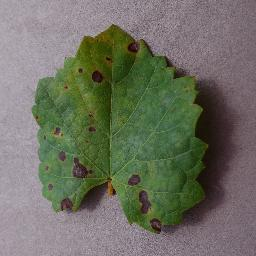
#> input picture photo/grape_black_rot.jpg, 256 x 256 px
$ python -i image_preprocessing.py   (imports and definitions only)
#> lines starting #> are read from the running program, lines starting #| are printed output that depends on the picture; after the words box and inside, x2 and y2 are one past the last pixel; in counts of white or black regions, pixels touching at a corner belong together
# module tiền xử lí ảnh cho pipeline nhận diện bệnh cây
# module này xử lí tách nền/lá bằng các kĩ thuật opencv như:
# - grabcut để tách foreground
# - tìm contour để lấy biên lá
# - tạo mask để xoá nền
# mục tiêu là cô lập vùng lá khỏi nền để giảm nhiễu
from __future__ import annotations

from dataclasses import dataclass
from typing import Optional, Tuple
import io

import numpy as np
from PIL import Image

try:
    import cv2
    CV2_AVAILABLE = True
except ImportError:
    CV2_AVAILABLE = False


@dataclass
class PreprocessingResult:
    # kết quả tiền xử lí ảnh
    processed_image: Image.Image
    mask: Optional[np.ndarray] = None
    contour_points: Optional[np.ndarray] = None
    preprocessing_applied: str = "none"


class ImagePreprocessor:
    # tiền xử lí ảnh bằng opencv để tách vùng lá
    # pipeline:
    # 1) grabcut để tách foreground/background
    # 2) refine mask bằng phép biến đổi hình thái
    # 3) lấy contour biên lá
    # 4) áp mask lên ảnh gốc

    DEFAULT_GRABCUT_ITERATIONS = 5
    DEFAULT_MORPH_KERNEL_SIZE = 5

    def __init__(
        self,
        grabcut_iterations: int = DEFAULT_GRABCUT_ITERATIONS,
        morph_kernel_size: int = DEFAULT_MORPH_KERNEL_SIZE,
        use_green_mask: bool = True,
    ):
        # khởi tạo preprocessor
        # grabcut_iterations: số vòng lặp cho grabcut
        # morph_kernel_size: kích thước kernel cho phép hình thái
        # use_green_mask: có dùng mask màu xanh làm gợi ý bổ sung hay không
        if not CV2_AVAILABLE:
            raise ImportError(
                "OpenCV (cv2) is required for image preprocessing. "
                "Install it with: pip install opencv-python"
            )

        self.grabcut_iterations = grabcut_iterations
        self.morph_kernel_size = morph_kernel_size
        self.use_green_mask = use_green_mask

    def _pil_to_cv2(self, image: Image.Image) -> np.ndarray:
        # đổi ảnh PIL sang mảng opencv (BGR)
        if image.mode != "RGB":
            image = image.convert("RGB")
        rgb_array = np.array(image)
        return cv2.cvtColor(rgb_array, cv2.COLOR_RGB2BGR)

    def _cv2_to_pil(self, image: np.ndarray) -> Image.Image:
        # đổi mảng opencv (BGR/BGRA) về ảnh PIL
        if len(image.shape) == 3 and image.shape[2] == 3:
            rgb = cv2.cvtColor(image, cv2.COLOR_BGR2RGB)
        elif len(image.shape) == 3 and image.shape[2] == 4:
            rgb = cv2.cvtColor(image, cv2.COLOR_BGRA2RGBA)
            return Image.fromarray(rgb, mode="RGBA")
        else:
            rgb = image
        return Image.fromarray(rgb)

    def _create_initial_mask_from_green(self, image_bgr: np.ndarray) -> np.ndarray:
        # tạo mask khởi tạo dựa trên màu xanh
        # lá cây thường xanh (và có thể vàng/nâu khi bệnh), giúp grabcut hội tụ tốt hơn
        hsv = cv2.cvtColor(image_bgr, cv2.COLOR_BGR2HSV)

        # Green color range in HSV
        # Hue: 35-85 (green range), Saturation: 40-255, Value: 40-255
        lower_green = np.array([25, 30, 30])
        upper_green = np.array([95, 255, 255])

        green_mask = cv2.inRange(hsv, lower_green, upper_green)

        # Also include some brown/yellow for diseased leaves
        lower_yellow = np.array([15, 30, 30])
        upper_yellow = np.array([35, 255, 255])
        yellow_mask = cv2.inRange(hsv, lower_yellow, upper_yellow)

        # Combine masks
        combined_mask = cv2.bitwise_or(green_mask, yellow_mask)

        # Clean up with morphological operations
        kernel = cv2.getStructuringElement(
            cv2.MORPH_ELLIPSE,
            (self.morph_kernel_size, self.morph_kernel_size)
        )
        combined_mask = cv2.morphologyEx(combined_mask, cv2.MORPH_CLOSE, kernel)
        combined_mask = cv2.morphologyEx(combined_mask, cv2.MORPH_OPEN, kernel)

        return combined_mask

    def _apply_grabcut(
        self,
        image_bgr: np.ndarray,
        initial_mask: Optional[np.ndarray] = None,
        rect: Optional[Tuple[int, int, int, int]] = None,
    ) -> np.ndarray:
        # chạy grabcut để tách foreground
        # trả về binary mask: foreground=255, background=0
        h, w = image_bgr.shape[:2]

        # Initialize GrabCut mask
        mask = np.zeros((h, w), dtype=np.uint8)

        # Background and foreground models (required by GrabCut)
        bgd_model = np.zeros((1, 65), np.float64)
        fgd_model = np.zeros((1, 65), np.float64)

        if initial_mask is not None and self.use_green_mask:
            # Use color-based mask as initialization
            # GrabCut mask values:
            # 0: sure background, 1: sure foreground
            # 2: probable background, 3: probable foreground
            mask[initial_mask == 0] = cv2.GC_PR_BGD  # probable background
            mask[initial_mask > 0] = cv2.GC_PR_FGD   # probable foreground

            # Set margins as definite background
            margin = 10
            mask[:margin, :] = cv2.GC_BGD
            mask[-margin:, :] = cv2.GC_BGD
            mask[:, :margin] = cv2.GC_BGD
            mask[:, -margin:] = cv2.GC_BGD

            mode = cv2.GC_INIT_WITH_MASK
            rect = None
        else:
            # Use rectangle mode if no initial mask
            if rect is None:
                # Use center rectangle covering 80% of image
                margin_x = int(w * 0.1)
                margin_y = int(h * 0.1)
                rect = (margin_x, margin_y, w - 2 * margin_x, h - 2 * margin_y)
            mode = cv2.GC_INIT_WITH_RECT

        try:
            cv2.grabCut(
                image_bgr,
                mask,
                rect,
                bgd_model,
                fgd_model,
                self.grabcut_iterations,
                mode
            )
        except cv2.error:
            # GrabCut failed, return full image mask
            return np.ones((h, w), dtype=np.uint8) * 255

        # Create binary mask from GrabCut result
        # Foreground if definitely foreground (1) or probably foreground (3)
        binary_mask = np.where(
            (mask == cv2.GC_FGD) | (mask == cv2.GC_PR_FGD),
            255,
            0
        ).astype(np.uint8)

        return binary_mask

    def _refine_mask(self, mask: np.ndarray) -> np.ndarray:
        # refine mask bằng phép biến đổi hình thái
        kernel = cv2.getStructuringElement(
            cv2.MORPH_ELLIPSE,
            (self.morph_kernel_size, self.morph_kernel_size)
        )

        # Close small holes
        refined = cv2.morphologyEx(mask, cv2.MORPH_CLOSE, kernel, iterations=2)

        # Remove small noise
        refined = cv2.morphologyEx(refined, cv2.MORPH_OPEN, kernel, iterations=1)

        return refined

    def _find_largest_contour(self, mask: np.ndarray) -> Optional[np.ndarray]:
        # tìm contour lớn nhất trong mask
        contours, _ = cv2.findContours(
            mask,
            cv2.RETR_EXTERNAL,
            cv2.CHAIN_APPROX_SIMPLE
        )

        if not contours:
            return None

        # Find largest contour by area
        largest = max(contours, key=cv2.contourArea)
        return largest

    def _apply_mask(
        self,
        image_bgr: np.ndarray,
        mask: np.ndarray,
        fill_color: Tuple[int, int, int] = (255, 255, 255)
    ) -> np.ndarray:
        # áp mask lên ảnh, vùng nền sẽ được fill bằng màu chỉ định
        # Create output image with fill color
        result = np.full_like(image_bgr, fill_color)

        # Copy foreground from original image
        result[mask > 0] = image_bgr[mask > 0]

        return result

    def preprocess(
        self,
        image: Image.Image,
        apply_mask: bool = True,
        fill_background: Tuple[int, int, int] = (255, 255, 255),
    ) -> PreprocessingResult:
        # chạy full pipeline để tách vùng lá
        # các bước:
        # 1) chuyển sang opencv
        # 2) tạo mask khởi tạo theo màu
        # 3) chạy grabcut
        # 4) refine mask
        # 5) tìm contour lớn nhất (giả định là lá)
        # 6) áp mask lên ảnh gốc
        image_bgr = self._pil_to_cv2(image)

        # Step 1: Create initial mask from color
        initial_mask = self._create_initial_mask_from_green(image_bgr)

        # Step 2: Apply GrabCut
        grabcut_mask = self._apply_grabcut(image_bgr, initial_mask)

        # Step 3: Refine mask
        refined_mask = self._refine_mask(grabcut_mask)

        # Step 4: Find largest contour
        contour = self._find_largest_contour(refined_mask)

        # If we have a contour, create a clean mask from it
        if contour is not None and cv2.contourArea(contour) > 100:
            h, w = image_bgr.shape[:2]
            contour_mask = np.zeros((h, w), dtype=np.uint8)
            cv2.drawContours(contour_mask, [contour], -1, 255, -1)

            # Use contour mask if it's valid
            final_mask = contour_mask
            contour_points = contour
        else:
            final_mask = refined_mask
            contour_points = None

        # Step 5: Apply mask to image if requested
        if apply_mask:
            # Convert fill color from RGB to BGR
            fill_bgr = (fill_background[2], fill_background[1], fill_background[0])
            result_bgr = self._apply_mask(image_bgr, final_mask, fill_bgr)
            processed_image = self._cv2_to_pil(result_bgr)
            preprocessing_type = "grabcut_masked"
        else:
            processed_image = image
            preprocessing_type = "grabcut_mask_only"

        return PreprocessingResult(
            processed_image=processed_image,
            mask=final_mask,
            contour_points=contour_points,
            preprocessing_applied=preprocessing_type
        )

    def segment_leaf(
        self,
        image: Image.Image,
        return_with_transparent_bg: bool = False
    ) -> Image.Image:
        # hàm gọn để tách lá và trả về ảnh kết quả
        # return_with_transparent_bg=True sẽ trả RGBA với nền trong suốt
        result = self.preprocess(image, apply_mask=True)

        if return_with_transparent_bg and result.mask is not None:
            # Convert to RGBA with transparent background
            image_bgr = self._pil_to_cv2(image)
            image_rgba = cv2.cvtColor(image_bgr, cv2.COLOR_BGR2BGRA)
            image_rgba[:, :, 3] = result.mask  # Set alpha channel
            return self._cv2_to_pil(image_rgba)

        return result.processed_image


def create_preprocessor(
    grabcut_iterations: int = 5,
    morph_kernel_size: int = 5,
    use_green_mask: bool = True,
) -> ImagePreprocessor:
    # factory để tạo ImagePreprocessor
    return ImagePreprocessor(
        grabcut_iterations=grabcut_iterations,
        morph_kernel_size=morph_kernel_size,
        use_green_mask=use_green_mask,
    )

>>> from PIL import Image
>>> picture = Image.open('../../photo/grape_black_rot.jpg')
#> picture is the input picture: PIL image 256x256 RGB; mean R, G, B 109.6, 111.4, 97.5
>>> result = ImagePreprocessor().segment_leaf(picture)
#> in _create_initial_mask_from_green, `hsv = cv2.cvtColor(image_bgr, cv2.COLOR_BGR2HSV)`: hsv: shape (256, 256, 3); mean H, S, V 107.5, 68.7, 119
#> in _create_initial_mask_from_green, `green_mask = cv2.inRange(hsv, lower_green, upper_green)`:
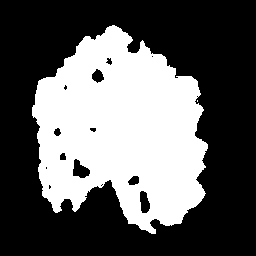
#> green_mask: shape (256, 256); 37.4% white; 2 white regions (1 under 20 px), largest, box (x1, y1, x2, y2) and area: (32, 25, 208, 234) 24488
#> in _create_initial_mask_from_green, `yellow_mask = cv2.inRange(hsv, lower_yellow, upper_yellow)`:
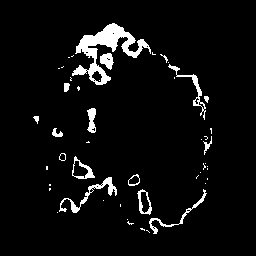
#> yellow_mask: shape (256, 256); 5.2% white; 48 white regions (32 under 20 px), largest, box (x1, y1, x2, y2) and area: (72, 23, 151, 85) 1496, (59, 177, 117, 213) 361, (168, 64, 206, 120) 256
#> in _create_initial_mask_from_green, `combined_mask = cv2.bitwise_or(green_mask, yellow_mask)`: combined_mask: shape (256, 256); 38.8% white; 12 white regions (10 under 20 px), largest, box (x1, y1, x2, y2) and area: (32, 23, 212, 234) 25364, (204, 96, 209, 103) 24
#> in _create_initial_mask_from_green, `combined_mask = cv2.morphologyEx(combined_mask, cv2.MORPH_CLOSE, kernel)`:
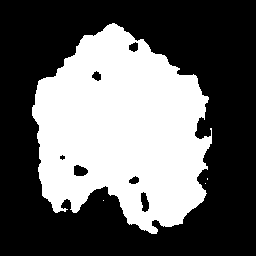
#> combined_mask: shape (256, 256); 39.3% white; 4 white regions (3 under 20 px), largest, box (x1, y1, x2, y2) and area: (32, 23, 212, 234) 25736
#> in _create_initial_mask_from_green, `combined_mask = cv2.morphologyEx(combined_mask, cv2.MORPH_OPEN, kernel)`:
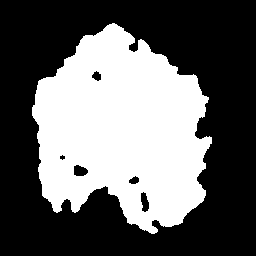
#> combined_mask: shape (256, 256); 39.2% white; 1 white region, box (x1, y1, x2, y2) and area: (32, 23, 212, 234) 25661
#> in preprocess, `grabcut_mask = self._apply_grabcut(image_bgr, initial_mask)`:
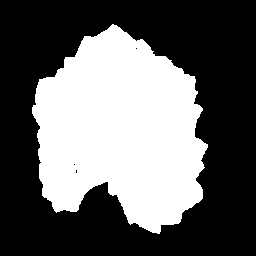
#> grabcut_mask: shape (256, 256); 38.9% white; 1 white region, box (x1, y1, x2, y2) and area: (32, 24, 208, 234) 25476
#> in _refine_mask, `refined = cv2.morphologyEx(mask, cv2.MORPH_CLOSE, kernel, iterations=2)`:
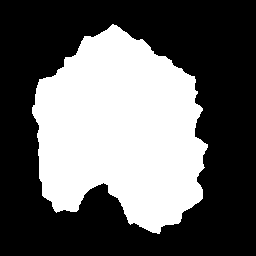
#> refined: shape (256, 256); 39% white; 1 white region, box (x1, y1, x2, y2) and area: (32, 24, 208, 234) 25570
#> in _refine_mask, `refined = cv2.morphologyEx(refined, cv2.MORPH_OPEN, kernel, iterations..`: refined: shape (256, 256); 39% white; 1 white region
#> in _find_largest_contour, `contours, _ = cv2.findContours( mask, cv2.RETR_EXTERNAL, cv2.CHAIN_APP..`: contours = 1 contour; box (x1, y1, x2, y2) and area: (32, 24, 208, 234) 25229
#> in _find_largest_contour, `largest = max(contours, key=cv2.contourArea)`: largest = contour of 353 points, box (x1, y1, x2, y2) (32, 24, 208, 234), area 25229
#> in preprocess, `contour = self._find_largest_contour(refined_mask)`: contour has the same summary as largest in _find_largest_contour
#> in preprocess, `contour_points = contour`: contour_points has the same summary as largest in _find_largest_contour
#> in _apply_mask, `result[mask > 0] = image_bgr[mask > 0]`:
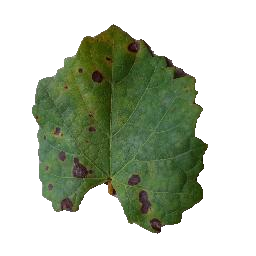
#> result: shape (256, 256, 3); mean B, G, R 176, 193.5, 184.7
